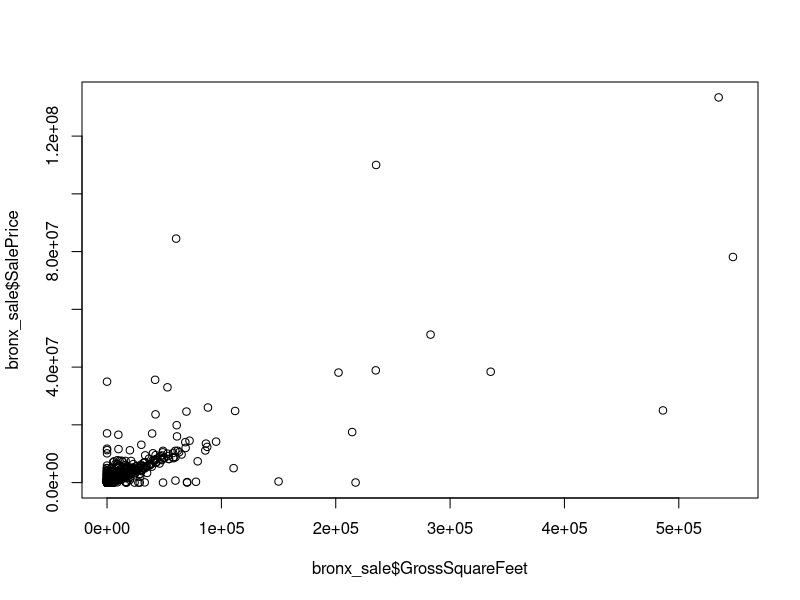
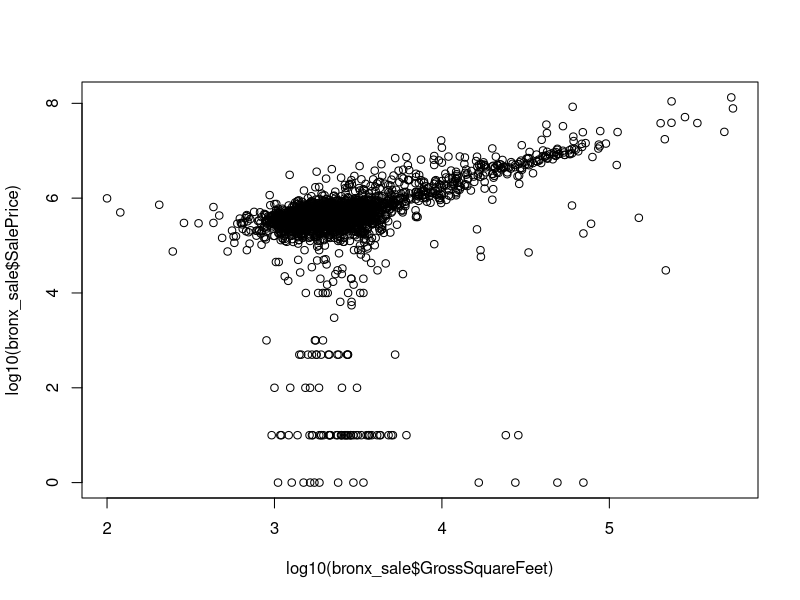
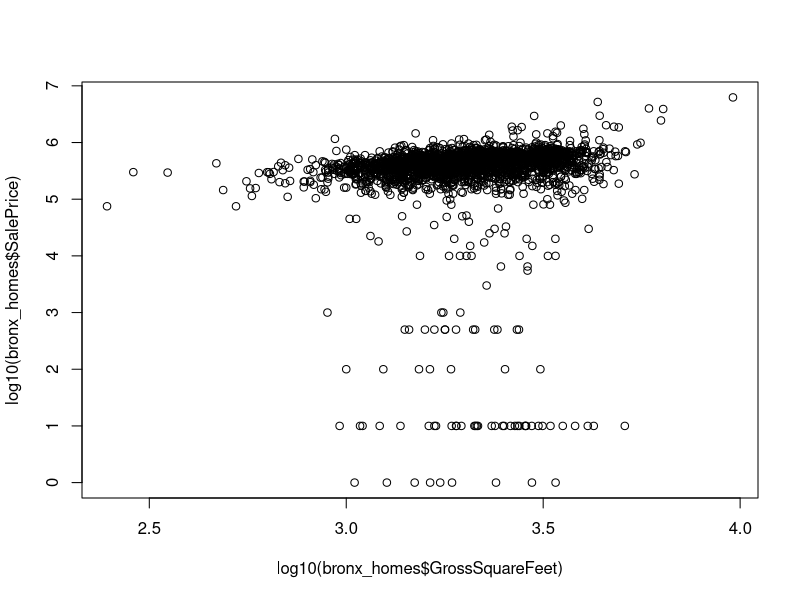
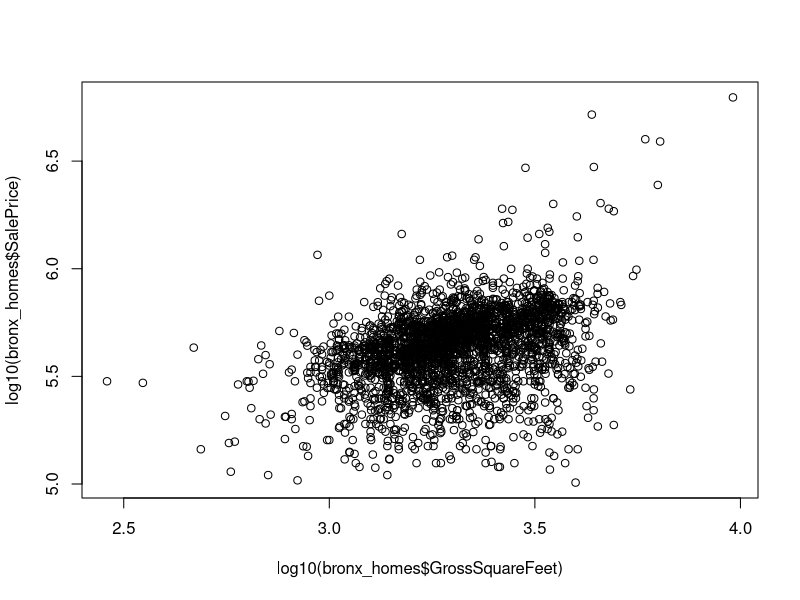

The R script that drew these images, in order:
## ---- chunk 1
setwd("E:/Users/Andy/Desktop")
## ---- chunk 2
bronx <- read.csv("rollingsales_bronx.csv", skip=4, header=TRUE)
blockCode <- bronx[c(5,11)]
## ---- chunk 3
dim(bronx)
str(bronx)
names(bronx)
## ---- chunk 4
names(bronx)[1:21] <- tolower(names(bronx)[1:21])
names(bronx) <- paste(toupper(substring(names(bronx), 1, 1)), tolower(substring(names(bronx), 2)), sep = "")
names(bronx) <- gsub("(\\..)","\\U\\1", names(bronx), perl=TRUE)
names(bronx) <- gsub("(\\.)", "", names(bronx))
names(bronx)
## ---- chunk 5
bronx$Borough <- ifelse(bronx$Borough == 2, "Bronx", "")
## ---- chunk 6
bronx$BuildingClassCategoryCode <- substr(bronx$BuildingClassCategory,1,2)
bronx$BuildingClassDescription <- substr(bronx$BuildingClassCategory,4, length(bronx$BuildingClassCategory))
## ---- chunk 7
bronx <- bronx[, -c(3, 7)]
## ---- chunk 8
bronx <- bronx[, c(1, 2, 20, 21, 3, 4, 5, 6, 7, 8, 9, 10, 11, 12, 13, 14, 15, 16, 17, 18, 19)]
head(bronx,1)
## ---- chunk 9
bronx$ResidentialUnits <- gsub("(\\-)","0", (bronx$ResidentialUnits))
bronx$CommercialUnits <- gsub("(\\-)","0", (bronx$CommercialUnits))
## ---- chunk 10
## Convert variables into proper datatypes
bronx$Borough <- as.character(bronx$Borough)
bronx$Neighborhood <- as.character(bronx$Neighborhood)
bronx$Address <- as.character(bronx$Address)
bronx$ApartmentNumber <- as.character(bronx$ApartmentNumber)
bronx$ZipCode <- as.character(bronx$ZipCode)
bronx$ResidentialUnits <- as.integer(bronx$ResidentialUnits)
bronx$CommercialUnits <- as.integer(bronx$CommercialUnits)
bronx$TotalUnits <- as.integer(bronx$TotalUnits)
bronx$TaxClassAtTimeOfSale <- as.factor(bronx$TaxClassAtTimeOfSale)
str(bronx)
## ---- chunk 11
bronx$SalePrice <- as.numeric(gsub('\\$|,', '', bronx$SalePrice))
bronx$SalePrice[is.na(bronx$SalePrice)] <- 0
bronx$LandSquareFeet <- as.integer(gsub('\\,', '',bronx$LandSquareFeet))
bronx$LandSquareFeet[is.na(bronx$LandSquareFeet)] <- 0
bronx$GrossSquareFeet <- as.integer(gsub('\\,', '',bronx$GrossSquareFeet))
bronx$GrossSquareFeet[is.na(bronx$GrossSquareFeet)] <- 0
bronx$TaxClassAtPresent <- sub("^$", "0", bronx$TaxClassAtPresent)
bronx$SaleDate <- as.Date(bronx$SaleDate, format="%m/%d/%Y")
head(bronx$SalePrice)
## ---- chunk 12
bronx$TotalUnits <- bronx$ResidentialUnits + bronx$CommercialUnits
## ---- chunk 13
bronx$ZipCode <- ifelse(blockCode$BLOCK == bronx$Block, bronx$ZipCode <- blockCode$ZIP.CODE, bronx$ZipCode)
## ---- chunk 14
head(bronx, n=3)
tail(bronx, n=3)
## ---- chunk 15
write.table(bronx, "mydata.txt", sep="\t")
## ---- chunk 16
bronx_sale <- bronx[bronx$SalePrice != 0,]
plot(bronx_sale$GrossSquareFeet, bronx_sale$SalePrice)
plot(log10(bronx_sale$GrossSquareFeet), log10(bronx_sale$SalePrice))
## ---- chunk 17
bronx_homes <- bronx_sale[which(grepl("FAMILY",bronx_sale$BuildingClassDescription)),]
dim(bronx_homes)
plot(log10(bronx_homes$GrossSquareFeet),log10(bronx_homes$SalePrice))
summary(bronx_homes[which(bronx_homes$salePrice<100000),])
## ---- chunk 18
bronx_homes$outliers <- (log10(bronx_homes$SalePrice) <=5) + 0
bronx_homes <- bronx_homes[which(bronx_homes$outliers==0),]
plot(log10(bronx_homes$GrossSquareFeet),log10(bronx_homes$SalePrice))
